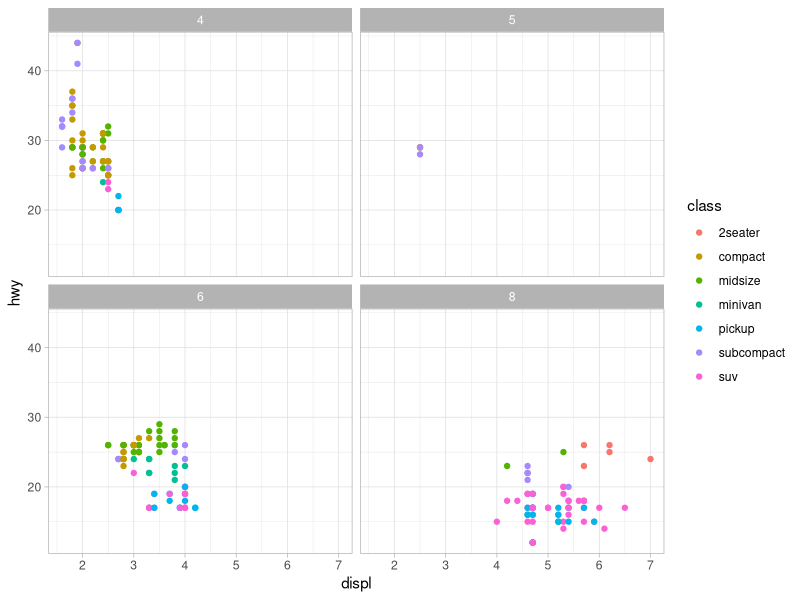

Write R code to recreate this figure.
## ---- chunk 1
knitr::opts_chunk$set(echo = TRUE)
## ---- chunk 2
library(tidyverse)
library(scales)
library(lubridate)

theme_set(theme_light())

data("mpg")

mpg %>% ggplot(
  aes(x=displ,
      y=hwy,
      color=class
     ) 
)+
  geom_point()+
  facet_wrap(~cyl, nrow=2)
